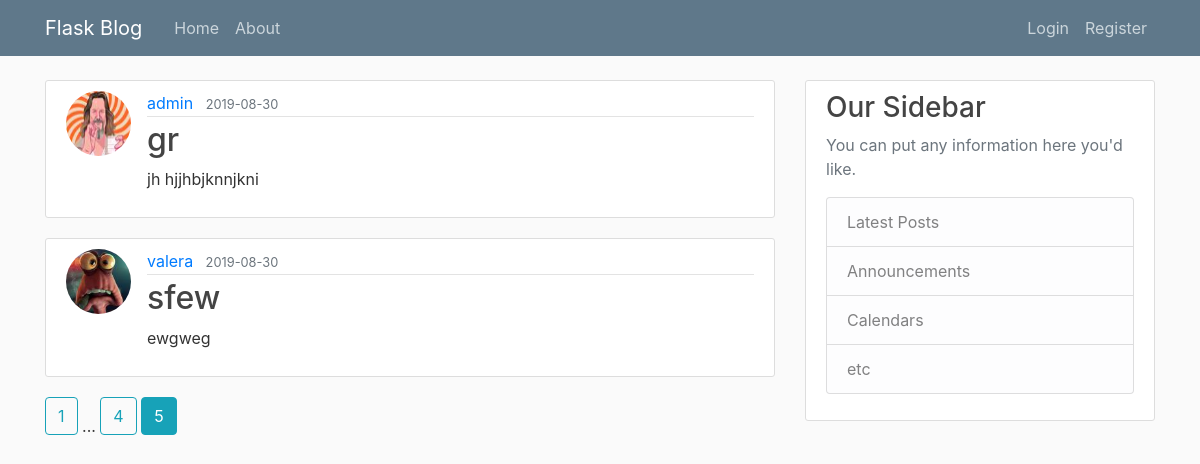
The app's page /home?page=5, older data.
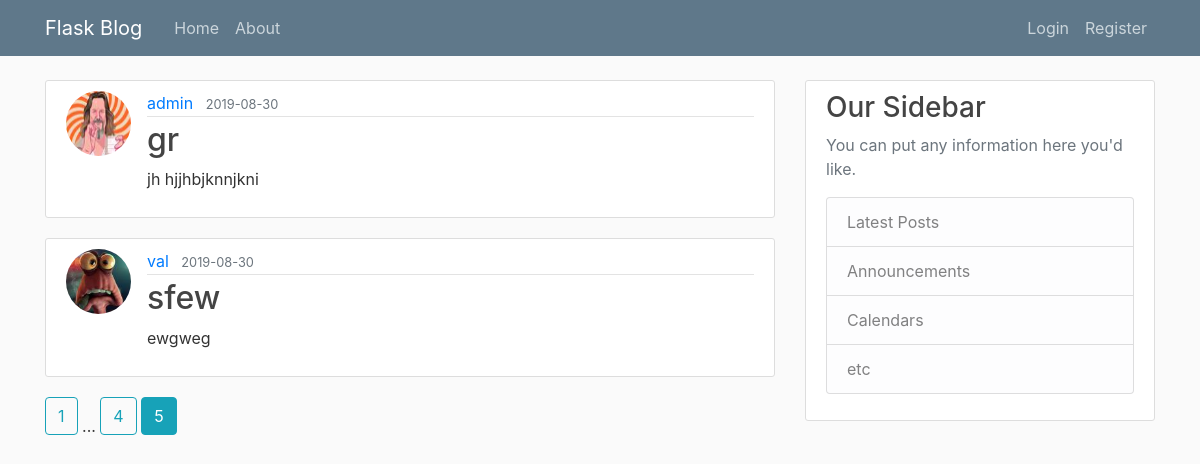
The same page, newer data.
### blog/models.py (models this page shows, shortened)
class Post(db.Model):
    id = db.Column(db.Integer, primary_key=True)
    title = db.Column(db.String(100), nullable=False)
    date_posted = db.Column(db.DateTime, nullable=False, default=datetime.utcnow)
    content = db.Column(db.Text, nullable=False)
    user_id = db.Column(db.Integer, db.ForeignKey('user.id'), nullable=False)

class User(db.Model, UserMixin):  # to enherite methods: is_authenticated, is_active, ...
    id = db.Column(db.Integer, primary_key=True)
    username = db.Column(db.String(20), unique=True, nullable=False)
    email = db.Column(db.String(120), unique=True, nullable=False)
    image_file = db.Column(db.String(20), nullable=False, default='dafault.jpeg')
    password = db.Column(db.String(20), nullable=False)
    posts = db.relationship('Post', backref='author', lazy=True)

### blog/routes.py (the view)
@app.route("/")
@app.route("/home")
def home():
    page = request.args.get('page', 1, type=int)
    posts = Post.query.order_by(Post.date_posted.desc()).paginate(page=page, per_page=3)
    return render_template('home.html', posts=posts)

### blog/templates/home.html
{% extends "layout.html" %}
{% block content %}
    {% for post in posts.items %}
    <article class="media content-section">
      <img src="{{ url_for('static', filename='profile_pics/' + post.author.image_file) }}" class="rounded-circle article-img">
      <div class="media-body">
        <div class="article-metadata">
          <a class="mr-2" href="{{ url_for('user_posts', username=post.author.username)}}">{{ post.author.username }}</a>
          <small class="text-muted">{{ post.date_posted.strftime('%Y-%m-%d') }}</small>
        </div>
        <h2><a class="article-title" href="{{ url_for('post', post_id=post.id)}}">{{ post.title }}</a></h2>
        <p class="article-content">{{ post.content }}</p>
      </div>
    </article>
    {% endfor %}
    {% for page_num in posts.iter_pages(left_edge=1, right_edge=1, left_current=1, right_current=2) %}
      {% if page_num %}
        {% if posts.page == page_num %}
          <a class="btn btn-info mb-4" href="{{ url_for('home', page=page_num) }}">{{ page_num }}</a>
        {% else %}
          <a class="btn btn-outline-info mb-4" href="{{ url_for('home', page=page_num) }}">{{ page_num }}</a>
        {% endif %}
      {% else %}
        ...
      {% endif %}
    {% endfor %}
{% endblock content %}

Row changes from the older to the newer data that the page shows:
changed through a linked row, Post "sfew": author.username "valera" → "val"
